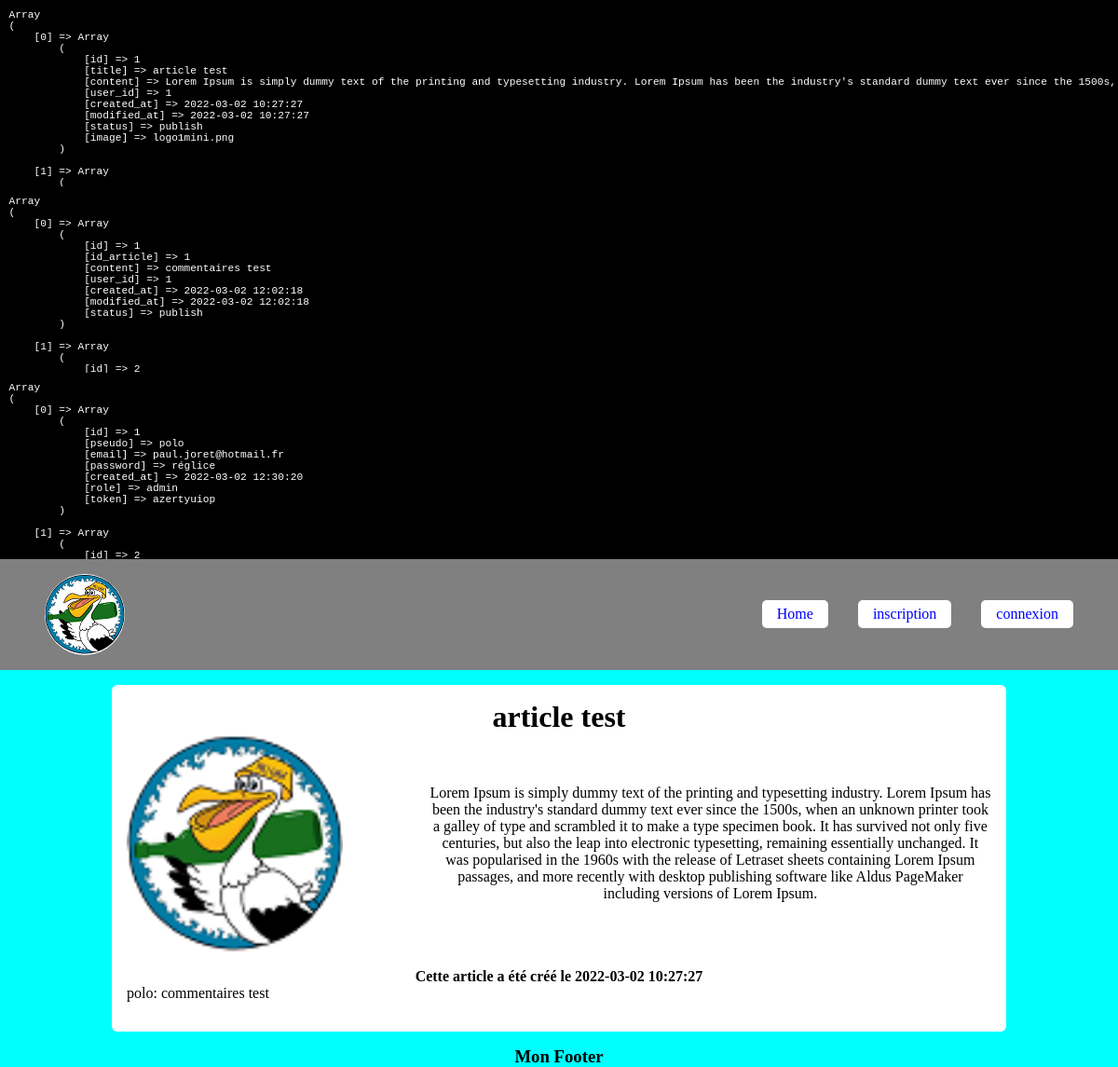
Screenshot of /detail-article.php?id=1 with the database file from the repository.
### tables this page shows
CREATE TABLE `blog_articles` (
  `id` int(11) NOT NULL,
  `title` varchar(255) NOT NULL,
  `content` text NOT NULL,
  `user_id` int(11) NOT NULL,
  `created_at` datetime NOT NULL,
  `modified_at` datetime NOT NULL,
  `status` varchar(20) NOT NULL,
  `image` varchar(255) DEFAULT NULL
);

CREATE TABLE `blog_users` (
  `id` int(11) NOT NULL,
  `pseudo` varchar(150) NOT NULL,
  `email` varchar(255) NOT NULL,
  `password` varchar(255) NOT NULL,
  `created_at` datetime DEFAULT NULL,
  `role` varchar(255) NOT NULL,
  `token` varchar(255) NOT NULL
);

CREATE TABLE `blog_comments` (
  `id` int(11) NOT NULL,
  `id_article` int(11) NOT NULL,
  `content` text NOT NULL,
  `user_id` int(11) NOT NULL,
  `created_at` datetime DEFAULT NULL,
  `modified_at` datetime DEFAULT NULL,
  `status` varchar(20) NOT NULL
);

### detail-article.php (the view, shortened to what this page needs)
<?php
require_once('inc/fonction.php');
include_once('inc/pdo.php');
$sql = "SELECT * FROM blog_comments";
$query = $pdo->prepare($sql);
$query->execute();
$comments  = $query->fetchAll();
$sql = "SELECT * FROM blog_users";
$query = $pdo->prepare($sql);
$query->execute();
$users  = $query->fetchAll();
if (!empty($_GET['id']) && is_numeric($_GET['id'])) {
    $id = $_GET['id'];
    $article = getArticleById($id);
}else{
    die('404');
}
require_once('inc/header.php'); ?>
<div id="contenerArticle">
    <div class="blocArticle">
        <h1><?php echo $article['title']; ?></h1>
        <div class="minibloc">
            <img src="asset/img/<?php echo $article['image']; ?>" alt="<?php $article['title']; ?>">
            <p><?php echo $article['content']; ?></p>
        </div>
        <h4>Cette article a été créé le <?php echo $article['created_at']; ?></h4>
        <?php foreach ($comments as $key => $comment) { ?>
            <?php if ($article['id'] === $comment['id_article']) { ?>
                <div class="minibloc2">
                    <ul>
                        <?php foreach ($users as $key => $user) { ?>
                            <?php if ($comment['id_article'] === $user['id']) { ?>
                                <p><?php echo $user['pseudo']; ?>:&nbsp;</p>
                            <?php } ?>
                        <?php } ?>
                        <li><?php echo $comment['content']; ?></li>
                    </ul>
                </div>
            <?php } ?>
        <?php } ?>
    </div>
</div>
<?php require_once('inc/footer.php');

### asset/css/style.css (style rules this page uses)
* { margin: 0; padding: 0; box-sizing: border-box; }
body { background-color: aqua; }
#contenerArticle { display: flex; justify-content: center; }
#contenerArticle .blocArticle { background-color: white; width: 80%; margin: 1rem; padding: 1rem; border-radius: 6px; }
#contenerArticle .blocArticle .minibloc { display: flex; justify-content: space-between; align-items: center; margin-bottom: 1rem; }
#contenerArticle .blocArticle .minibloc img { width: 25%; border-radius: 50%; }
#contenerArticle .blocArticle .minibloc p { width: 65%; }
#contenerArticle .blocArticle .minibloc2 { width: 100%; margin-bottom: 1rem; }
#contenerArticle .blocArticle .minibloc2 ul { display: flex; list-style: none; }

### rows the page displays
blog_articles: title "article test", image (picture), content "Lorem Ipsum is simply dummy text of the printing and typesetting industry. Lorem Ipsum has been the industry's standard dummy text ever since the 1500s, when an unknown printer took a galley of type and scrambled it to make a type specimen book. It has survived not only five centuries, but also the leap into electronic typesetting, remaining essentially unchanged. It was popularised in the 1960s with the release of Letraset sheets containing Lorem Ipsum passages, and more recently with desktop publishing software like Aldus PageMaker including versions of Lorem Ipsum.", created_at "2022-03-02 10:27:27"
blog_comments: content "commentaires test"
blog_users: pseudo "polo"
